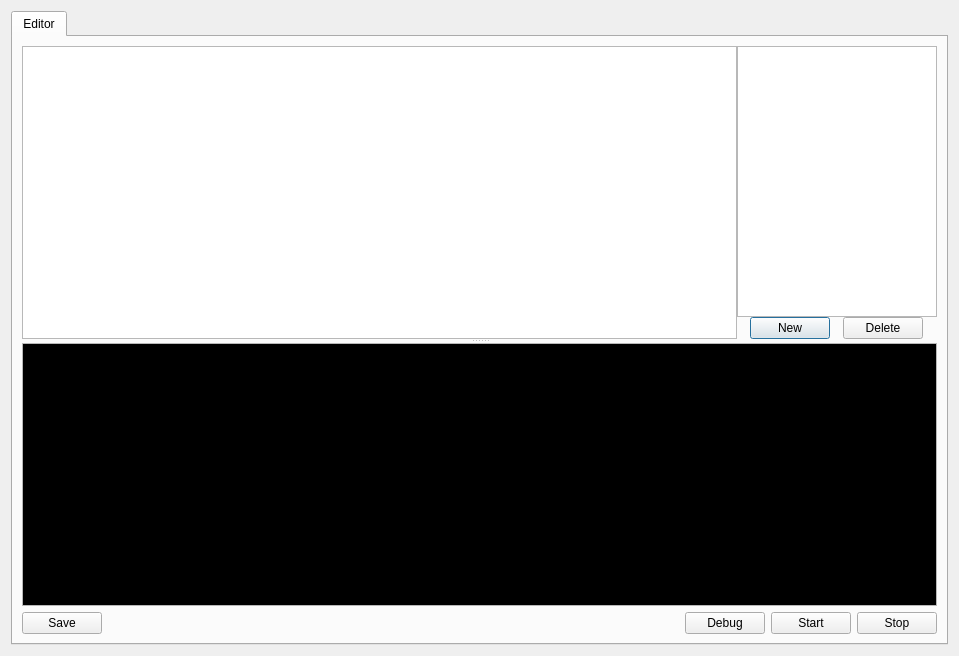
<?xml version="1.0" encoding="UTF-8"?>
<ui version="4.0">
 <class>ScriptEditWidget</class>
 <widget class="QDialog" name="ScriptEditWidget">
  <property name="geometry">
   <rect>
    <x>0</x>
    <y>0</y>
    <width>959</width>
    <height>656</height>
   </rect>
  </property>
  <property name="windowTitle">
   <string>Script Editor</string>
  </property>
  <property name="modal">
   <bool>true</bool>
  </property>
  <layout class="QGridLayout" name="gridLayout">
   <item row="0" column="0">
    <widget class="QTabWidget" name="tabWidget">
     <property name="currentIndex">
      <number>0</number>
     </property>
     <widget class="QWidget" name="tab">
      <attribute name="title">
       <string>Editor</string>
      </attribute>
      <layout class="QVBoxLayout" name="verticalLayout_2">
       <item>
        <widget class="QSplitter" name="splitter">
         <property name="baseSize">
          <size>
           <width>0</width>
           <height>0</height>
          </size>
         </property>
         <property name="orientation">
          <enum>Qt::Vertical</enum>
         </property>
         <property name="opaqueResize">
          <bool>true</bool>
         </property>
         <widget class="QWidget" name="layoutWidget">
          <layout class="QHBoxLayout" name="horizontalLayout_2">
           <property name="spacing">
            <number>0</number>
           </property>
           <item>
            <widget class="QPlainTextEdit" name="w_codewidget">
             <property name="cursor" stdset="0">
              <cursorShape>IBeamCursor</cursorShape>
             </property>
             <property name="mouseTracking">
              <bool>false</bool>
             </property>
            </widget>
           </item>
           <item>
            <layout class="QVBoxLayout" name="verticalLayout">
             <property name="sizeConstraint">
              <enum>QLayout::SetMinimumSize</enum>
             </property>
             <item>
              <widget class="QListWidget" name="w_scripts">
               <property name="sizePolicy">
                <sizepolicy hsizetype="Fixed" vsizetype="Expanding">
                 <horstretch>0</horstretch>
                 <verstretch>0</verstretch>
                </sizepolicy>
               </property>
               <property name="minimumSize">
                <size>
                 <width>200</width>
                 <height>0</height>
                </size>
               </property>
              </widget>
             </item>
             <item>
              <layout class="QHBoxLayout" name="horizontalLayout_3">
               <item>
                <widget class="QPushButton" name="b_newscript">
                 <property name="sizePolicy">
                  <sizepolicy hsizetype="Fixed" vsizetype="Fixed">
                   <horstretch>0</horstretch>
                   <verstretch>0</verstretch>
                  </sizepolicy>
                 </property>
                 <property name="text">
                  <string>New</string>
                 </property>
                </widget>
               </item>
               <item>
                <widget class="QPushButton" name="b_deletescript">
                 <property name="sizePolicy">
                  <sizepolicy hsizetype="Fixed" vsizetype="Fixed">
                   <horstretch>0</horstretch>
                   <verstretch>0</verstretch>
                  </sizepolicy>
                 </property>
                 <property name="text">
                  <string>Delete</string>
                 </property>
                </widget>
               </item>
              </layout>
             </item>
            </layout>
           </item>
          </layout>
         </widget>
         <widget class="QTextEdit" name="w_console">
          <property name="sizePolicy">
           <sizepolicy hsizetype="Expanding" vsizetype="Expanding">
            <horstretch>0</horstretch>
            <verstretch>0</verstretch>
           </sizepolicy>
          </property>
          <property name="minimumSize">
           <size>
            <width>0</width>
            <height>50</height>
           </size>
          </property>
          <property name="maximumSize">
           <size>
            <width>16777215</width>
            <height>16777215</height>
           </size>
          </property>
          <property name="baseSize">
           <size>
            <width>0</width>
            <height>100</height>
           </size>
          </property>
          <property name="palette">
           <palette>
            <active>
             <colorrole role="Light">
              <brush brushstyle="SolidPattern">
               <color alpha="255">
                <red>255</red>
                <green>255</green>
                <blue>255</blue>
               </color>
              </brush>
             </colorrole>
             <colorrole role="Text">
              <brush brushstyle="SolidPattern">
               <color alpha="255">
                <red>255</red>
                <green>255</green>
                <blue>255</blue>
               </color>
              </brush>
             </colorrole>
             <colorrole role="Base">
              <brush brushstyle="SolidPattern">
               <color alpha="255">
                <red>0</red>
                <green>0</green>
                <blue>0</blue>
               </color>
              </brush>
             </colorrole>
            </active>
            <inactive>
             <colorrole role="Light">
              <brush brushstyle="SolidPattern">
               <color alpha="255">
                <red>255</red>
                <green>255</green>
                <blue>255</blue>
               </color>
              </brush>
             </colorrole>
             <colorrole role="Text">
              <brush brushstyle="SolidPattern">
               <color alpha="255">
                <red>255</red>
                <green>255</green>
                <blue>255</blue>
               </color>
              </brush>
             </colorrole>
             <colorrole role="Base">
              <brush brushstyle="SolidPattern">
               <color alpha="255">
                <red>0</red>
                <green>0</green>
                <blue>0</blue>
               </color>
              </brush>
             </colorrole>
            </inactive>
            <disabled>
             <colorrole role="Light">
              <brush brushstyle="SolidPattern">
               <color alpha="255">
                <red>255</red>
                <green>255</green>
                <blue>255</blue>
               </color>
              </brush>
             </colorrole>
             <colorrole role="Text">
              <brush brushstyle="SolidPattern">
               <color alpha="255">
                <red>127</red>
                <green>125</green>
                <blue>123</blue>
               </color>
              </brush>
             </colorrole>
             <colorrole role="Base">
              <brush brushstyle="SolidPattern">
               <color alpha="255">
                <red>255</red>
                <green>255</green>
                <blue>255</blue>
               </color>
              </brush>
             </colorrole>
            </disabled>
           </palette>
          </property>
          <property name="cursor" stdset="0">
           <cursorShape>ArrowCursor</cursorShape>
          </property>
          <property name="autoFillBackground">
           <bool>true</bool>
          </property>
          <property name="readOnly">
           <bool>true</bool>
          </property>
         </widget>
        </widget>
       </item>
       <item>
        <layout class="QHBoxLayout" name="horizontalLayout">
         <item>
          <widget class="QPushButton" name="b_save">
           <property name="text">
            <string>Save</string>
           </property>
          </widget>
         </item>
         <item>
          <spacer name="horizontalSpacer">
           <property name="orientation">
            <enum>Qt::Horizontal</enum>
           </property>
           <property name="sizeHint" stdset="0">
            <size>
             <width>40</width>
             <height>20</height>
            </size>
           </property>
          </spacer>
         </item>
         <item>
          <widget class="QPushButton" name="b_debug">
           <property name="text">
            <string>Debug</string>
           </property>
          </widget>
         </item>
         <item>
          <widget class="QPushButton" name="b_start">
           <property name="text">
            <string>Start</string>
           </property>
          </widget>
         </item>
         <item>
          <widget class="QPushButton" name="b_stop">
           <property name="text">
            <string>Stop</string>
           </property>
          </widget>
         </item>
        </layout>
       </item>
      </layout>
     </widget>
    </widget>
   </item>
  </layout>
 </widget>
 <resources/>
 <connections/>
</ui>
